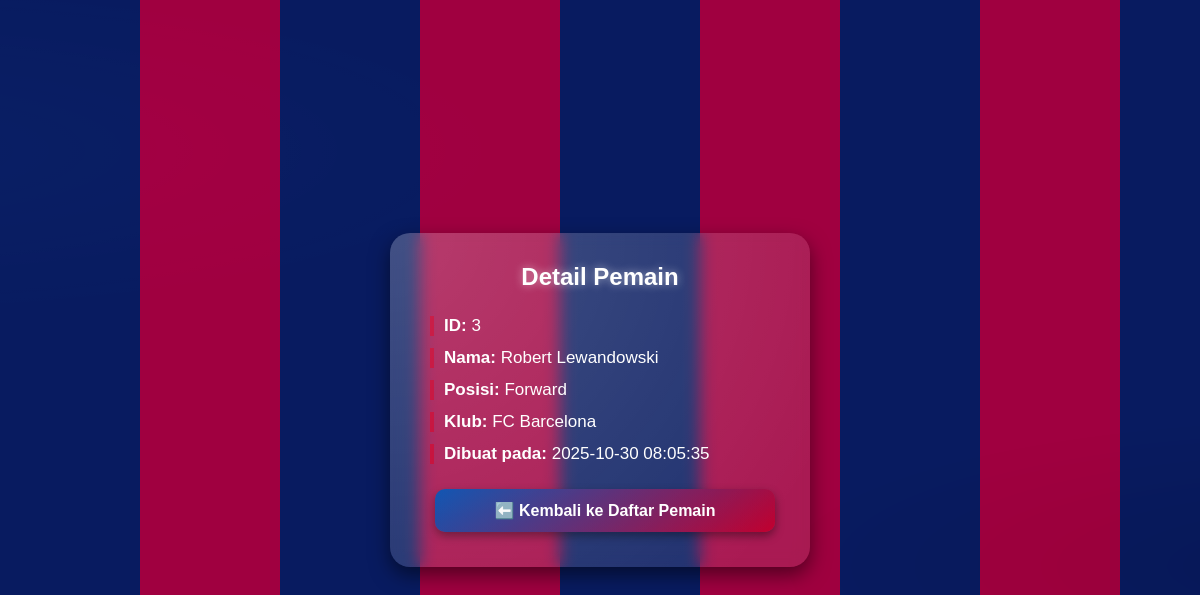
Screenshot of /detail.php?id=3 (signed in) with the database file from the repository.
### tables this page shows
CREATE TABLE pemain (
    id INT AUTO_INCREMENT PRIMARY KEY,
    nama VARCHAR(100) NOT NULL,
    posisi VARCHAR(50) NOT NULL,
    klub VARCHAR(100) NOT NULL,
    created_at TIMESTAMP DEFAULT CURRENT_TIMESTAMP
);

### detail.php (the view, shortened to what this page needs)
<?php
require __DIR__ . '/config/database.php';
$id = $_GET['id'] ?? null;
try {
    $stmt = $pdo->prepare("SELECT * FROM pemain WHERE id = ?");
    $stmt->execute([$id]);
    $pemain = $stmt->fetch();
} catch (PDOException $e) {
    die("❌ Terjadi kesalahan: Gagal mengambil data.");
}
?>
<!DOCTYPE html>
<html lang="id">
<head>
<link rel="stylesheet" href="assets/2409106021_Rusdiana.css">
</head>
<body>
<div class="detail-card">
    <h2>Detail Pemain</h2>
    <div class="detail-item"><strong>ID:</strong> <?= htmlspecialchars($pemain['id']) ?></div>
    <div class="detail-item"><strong>Nama:</strong> <?= htmlspecialchars($pemain['nama']) ?></div>
    <div class="detail-item"><strong>Posisi:</strong> <?= htmlspecialchars($pemain['posisi']) ?></div>
    <div class="detail-item"><strong>Klub:</strong> <?= htmlspecialchars($pemain['klub']) ?></div>
    <div class="detail-item"><strong>Dibuat pada:</strong> <?= htmlspecialchars($pemain['created_at']) ?></div>
    <a href="index.php" class="btn-back">⬅️ Kembali ke Daftar Pemain</a>
</div>
</body>
</html>

### assets/2409106021_Rusdiana.css (style rules this page uses)
* { margin: 0; padding: 0; box-sizing: border-box; font-family: 'Poppins', sans-serif; }
body { background: linear-gradient(135deg, #0b1e64, #a50044); color: #fff; min-height: 100vh; padding: 30px; }
a, button { display: inline-block; padding: 10px 16px; margin: 5px; border: none; border-radius: 10px; color: #fff; font-weight: bold; cursor: pointer; text-decoration: none; box-shadow: 0 4px 10px rgba(0,0,0,0.3); transition: all 0.25s ease; }
:root { --barca-blue: #0b1e64; --barca-maroon: #a50044; }
body::before { content: ""; position: fixed; inset: 0; z-index: -2; background: repeating-linear-gradient( 90deg, var(--barca-blue) 0 140px, var(--barca-maroon) 140px 280px ); background-size: 560px 100%; animation: flag-slide 18s linear infinite; filter: saturate(1.1) brightness(0.9); }
body::after { content: ""; position: fixed; inset: -2%; z-index: -1; background: radial-gradient(1200px 300px at -10% 20%, rgba(255,255,255,0.08), transparent 60%), radial-gradient(1000px 260px at 110% 70%, rgba(0,0,0,0.15), transparent 60%); mix-blend-mode: soft-light; animation: flag-wave 4.5s ease-in-out infinite alternate; pointer-events: none; }

### detail.php (style rules this page uses)
body { background: linear-gradient(135deg, #0b1e64, #a50044); color: #fff; font-family: 'Poppins', sans-serif; min-height: 100vh; display: flex; justify-content: center; align-items: center; }
.detail-card { background: rgba(255,255,255,0.1); backdrop-filter: blur(8px); border-radius: 20px; padding: 30px 40px; width: 420px; box-shadow: 0 8px 20px rgba(0,0,0,0.5); animation: fadeIn 0.8s ease; position: relative; overflow: hidden; }
.detail-card::before { content: ""; position: absolute; top: -50%; left: -50%; width: 200%; height: 200%; background: radial-gradient(circle at 25% 25%, rgba(255,255,255,0.15), transparent 60%); animation: shine 5s linear infinite; pointer-events: none; }
.detail-card h2 { text-align: center; margin-bottom: 25px; font-size: 24px; text-shadow: 0 0 8px rgba(255,255,255,0.5); }
.detail-item { margin-bottom: 12px; font-size: 17px; border-left: 4px solid #c2002f; padding-left: 10px; }
.btn-back { display: block; width: 100%; text-align: center; margin-top: 25px; padding: 12px; background: linear-gradient(145deg, #004aad, #c2002f); border-radius: 10px; color: white; text-decoration: none; font-weight: bold; box-shadow: 0 4px 10px rgba(0,0,0,0.4); transition: transform 0.25s, box-shadow 0.25s; }

### rows the page displays
pemain: id "3", nama "Robert Lewandowski", posisi "Forward", klub "FC Barcelona", created_at "2025-10-30 08:05:35"
